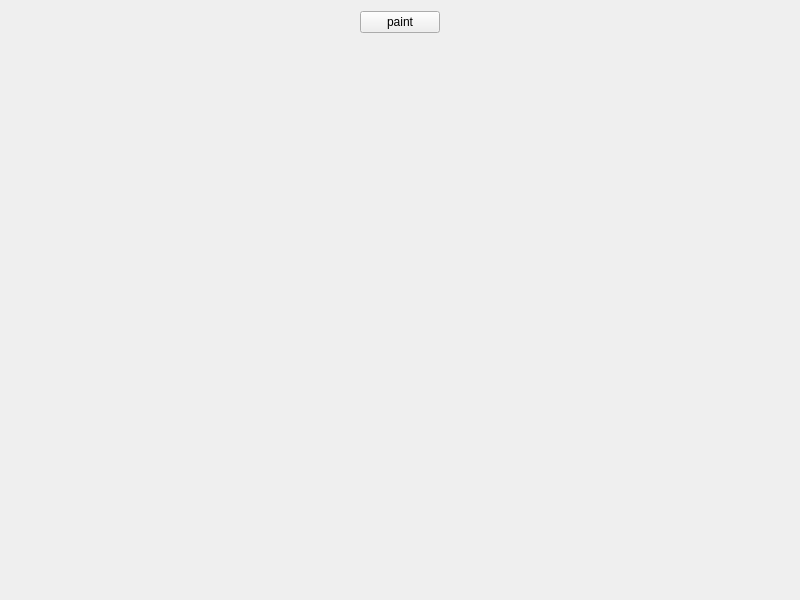
<?xml version="1.0" encoding="UTF-8"?>
<ui version="4.0">
 <class>Widget</class>
 <widget class="QWidget" name="Widget">
  <property name="geometry">
   <rect>
    <x>0</x>
    <y>0</y>
    <width>800</width>
    <height>600</height>
   </rect>
  </property>
  <property name="windowTitle">
   <string>Widget</string>
  </property>
  <layout class="QGridLayout" name="gridLayout">
   <item row="0" column="0">
    <spacer name="horizontalSpacer">
     <property name="orientation">
      <enum>Qt::Horizontal</enum>
     </property>
     <property name="sizeHint" stdset="0">
      <size>
       <width>336</width>
       <height>20</height>
      </size>
     </property>
    </spacer>
   </item>
   <item row="0" column="1">
    <widget class="QPushButton" name="pushButton">
     <property name="text">
      <string>paint</string>
     </property>
    </widget>
   </item>
   <item row="0" column="2">
    <spacer name="horizontalSpacer_2">
     <property name="orientation">
      <enum>Qt::Horizontal</enum>
     </property>
     <property name="sizeHint" stdset="0">
      <size>
       <width>335</width>
       <height>20</height>
      </size>
     </property>
    </spacer>
   </item>
   <item row="1" column="1">
    <spacer name="verticalSpacer">
     <property name="orientation">
      <enum>Qt::Vertical</enum>
     </property>
     <property name="sizeHint" stdset="0">
      <size>
       <width>20</width>
       <height>545</height>
      </size>
     </property>
    </spacer>
   </item>
  </layout>
 </widget>
 <resources/>
 <connections/>
</ui>
